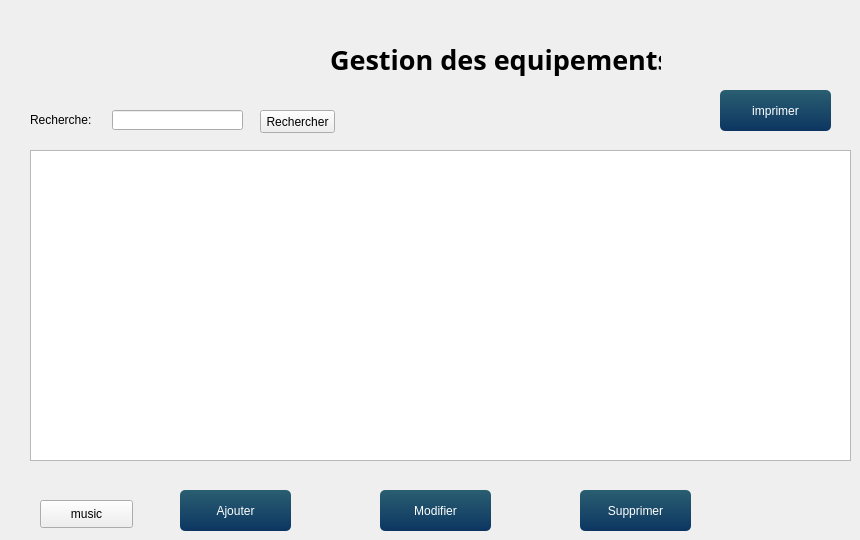
   <widget class="QWidget" name="page_2">
    <widget class="QLabel" name="label_2">
     <property name="geometry">
      <rect>
       <x>330</x>
       <y>39</y>
       <width>331</width>
       <height>41</height>
      </rect>
     </property>
     <property name="font">
      <font>
       <family>Script MT Bold</family>
       <pointsize>20</pointsize>
       <weight>75</weight>
       <bold>true</bold>
      </font>
     </property>
     <property name="text">
      <string>Gestion des equipements</string>
     </property>
    </widget>
    <widget class="QLineEdit" name="Searcheqpnum">
     <property name="geometry">
      <rect>
       <x>112</x>
       <y>110</y>
       <width>131</width>
       <height>20</height>
      </rect>
     </property>
     <property name="inputMask">
      <string/>
     </property>
     <property name="text">
      <string/>
     </property>
     <property name="cursorPosition">
      <number>0</number>
     </property>
    </widget>
    <widget class="QPushButton" name="Addequipement">
     <property name="geometry">
      <rect>
       <x>180</x>
       <y>490</y>
       <width>111</width>
       <height>41</height>
      </rect>
     </property>
     <property name="styleSheet">
      <string notr="true">QPushButton{
	background-color: qlineargradient(spread:pad, x1:1, y1:0, x2:1, y2:1, stop:0 rgba(42, 95, 113, 255),stop:1 rgba(12, 53, 97, 255));
	color: #fff;
	border: 0px;
	border-radius: 5px;
	padding: 5px;
}

QPushButton::hover
{
	background-color: qlineargradient(spread:pad, x1:1, y1:0, x2:1, y2:1, stop:0 rgba(167, 214, 50, 255),stop:1 rgba(98, 169, 67, 255));
	color: #fff;

}
QPushButton::pressed
{
	background-color: qlineargradient(spread:pad, x1:1, y1:0, x2:1, y2:1, stop:0 rgba(147, 194, 30, 255),stop:1 rgba(78, 149, 47, 255));
	color: #fff;
	border: 0px;
	border-radius: 5px;
	padding: 5px;

}</string>
     </property>
     <property name="text">
      <string>Ajouter</string>
     </property>
    </widget>
    <widget class="QTableView" name="AfficherTabeqp">
     <property name="geometry">
      <rect>
       <x>30</x>
       <y>150</y>
       <width>821</width>
       <height>311</height>
      </rect>
     </property>
    </widget>
    <widget class="QLabel" name="label_35">
     <property name="geometry">
      <rect>
       <x>30</x>
       <y>110</y>
       <width>71</width>
       <height>20</height>
      </rect>
     </property>
     <property name="text">
      <string>Recherche:</string>
     </property>
    </widget>
    <widget class="QPushButton" name="Searcheqp_3">
     <property name="geometry">
      <rect>
       <x>260</x>
       <y>110</y>
       <width>75</width>
       <height>23</height>
      </rect>
     </property>
     <property name="text">
      <string>Rechercher</string>
     </property>
    </widget>
    <widget class="QPushButton" name="DELCAR">
     <property name="geometry">
      <rect>
       <x>580</x>
       <y>490</y>
       <width>111</width>
       <height>41</height>
      </rect>
     </property>
     <property name="styleSheet">
      <string notr="true">QPushButton{
	background-color: qlineargradient(spread:pad, x1:1, y1:0, x2:1, y2:1, stop:0 rgba(42, 95, 113, 255),stop:1 rgba(12, 53, 97, 255));
	color: #fff;
	border: 0px;
	border-radius: 5px;
	padding: 5px;
}

QPushButton::hover
{
	background-color: qlineargradient(spread:pad, x1:1, y1:0, x2:1, y2:1, stop:0 rgba(167, 214, 50, 255),stop:1 rgba(98, 169, 67, 255));
	color: #fff;

}
QPushButton::pressed
{
	background-color: qlineargradient(spread:pad, x1:1, y1:0, x2:1, y2:1, stop:0 rgba(147, 194, 30, 255),stop:1 rgba(78, 149, 47, 255));
	color: #fff;
	border: 0px;
	border-radius: 5px;
	padding: 5px;

}</string>
     </property>
     <property name="text">
      <string>Supprimer</string>
     </property>
    </widget>
    <widget class="QPushButton" name="Searcheqp">
     <property name="geometry">
      <rect>
       <x>380</x>
       <y>490</y>
       <width>111</width>
       <height>41</height>
      </rect>
     </property>
     <property name="styleSheet">
      <string notr="true">QPushButton{
	background-color: qlineargradient(spread:pad, x1:1, y1:0, x2:1, y2:1, stop:0 rgba(42, 95, 113, 255),stop:1 rgba(12, 53, 97, 255));
	color: #fff;
	border: 0px;
	border-radius: 5px;
	padding: 5px;
}

QPushButton::hover
{
	background-color: qlineargradient(spread:pad, x1:1, y1:0, x2:1, y2:1, stop:0 rgba(167, 214, 50, 255),stop:1 rgba(98, 169, 67, 255));
	color: #fff;

}
QPushButton::pressed
{
	background-color: qlineargradient(spread:pad, x1:1, y1:0, x2:1, y2:1, stop:0 rgba(147, 194, 30, 255),stop:1 rgba(78, 149, 47, 255));
	color: #fff;
	border: 0px;
	border-radius: 5px;
	padding: 5px;

}</string>
     </property>
     <property name="text">
      <string>Modifier</string>
     </property>
    </widget>
    <widget class="QPushButton" name="export_3">
     <property name="geometry">
      <rect>
       <x>720</x>
       <y>90</y>
       <width>111</width>
       <height>41</height>
      </rect>
     </property>
     <property name="styleSheet">
      <string notr="true">QPushButton{
	background-color: qlineargradient(spread:pad, x1:1, y1:0, x2:1, y2:1, stop:0 rgba(42, 95, 113, 255),stop:1 rgba(12, 53, 97, 255));
	color: #fff;
	border: 0px;
	border-radius: 5px;
	padding: 5px;
}

QPushButton::hover
{
	background-color: qlineargradient(spread:pad, x1:1, y1:0, x2:1, y2:1, stop:0 rgba(167, 214, 50, 255),stop:1 rgba(98, 169, 67, 255));
	color: #fff;

}
QPushButton::pressed
{
	background-color: qlineargradient(spread:pad, x1:1, y1:0, x2:1, y2:1, stop:0 rgba(147, 194, 30, 255),stop:1 rgba(78, 149, 47, 255));
	color: #fff;
	border: 0px;
	border-radius: 5px;
	padding: 5px;

}</string>
     </property>
     <property name="text">
      <string>imprimer</string>
     </property>
    </widget>
    <widget class="QPushButton" name="music_2">
     <property name="geometry">
      <rect>
       <x>40</x>
       <y>500</y>
       <width>93</width>
       <height>28</height>
      </rect>
     </property>
     <property name="text">
      <string>music</string>
     </property>
    </widget>
   </widget>
